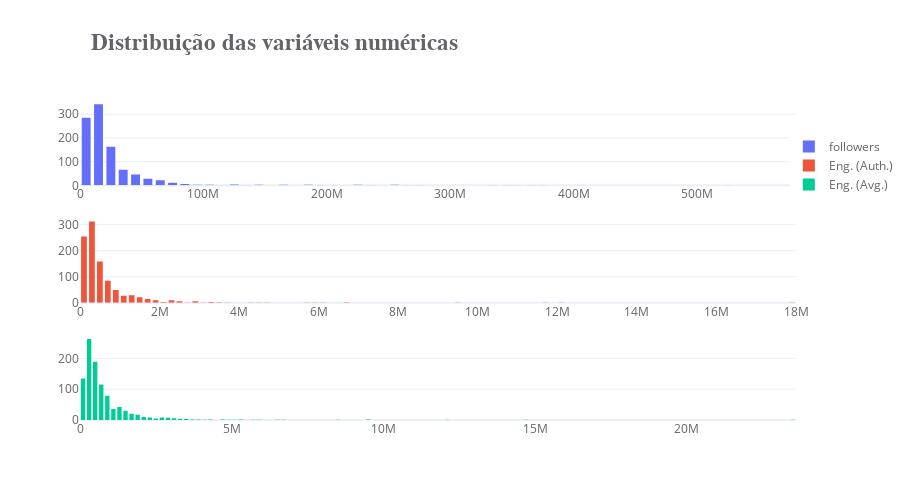

Notebook source saved alongside this figure:
### Markdown cell above
Agora que corrigimos os dados numéricos, vamos analisar suas distribuições.

### Code cell
# Criando a figura
fig = make_subplots(rows=3, cols=1)

# Plotando as variáveis em um gráfico subplot
for index, col in enumerate(num_cols, start=1):
    fig.add_trace(go.Histogram(x = df_instagram[col], name=col), row=index, col=1)
    
# Atualizando o layout
fig.update_layout(
    title='<b>Distribuição das variáveis numéricas</b>',
    title_font=dict(size=23, family="Arial"),
    font_color='#646369',
    bargap=0.20,
    bargroupgap=0.1,
    template='plotly_white',
    legend=dict(yanchor="top", y=0.90, xanchor="left", x=0.99, title=None),
    yaxis=dict(showticklabels=True, showgrid=True),
    xaxis=dict(showgrid=False),
    title_x=0.1,
    width=910,
    height=500
)
    
fig.show()

### Figure 1 — Plotly figure (JSON) as saved in the notebook; plotly's stock layout.template omitted (floating-point values rounded to 4 significant figures; data arrays with more than 128 entries replaced by an {"elided": "..."} marker saying what was removed)
{"data": [{"name": "followers", "type": "histogram", "x": {"elided": "1000 int values"}, "xaxis": "x", "yaxis": "y"}, {"name": "Eng. (Auth.)", "type": "histogram", "x": {"elided": "1000 int values"}, "xaxis": "x2", "yaxis": "y2"}, {"name": "Eng. (Avg.)", "type": "histogram", "x": {"elided": "1000 int values"}, "xaxis": "x3", "yaxis": "y3"}], "layout": {"bargap": 0.2, "bargroupgap": 0.1, "font": {"color": "#646369"}, "height": 500, "legend": {"title": {}, "x": 0.99, "xanchor": "left", "y": 0.9, "yanchor": "top"}, "title": {"font": {"family": "Arial", "size": 23}, "text": "<b>Distribuição das variáveis numéricas</b>", "x": 0.1}, "width": 910, "xaxis": {"anchor": "y", "domain": [0, 1], "showgrid": false}, "xaxis2": {"anchor": "y2", "domain": [0, 1]}, "xaxis3": {"anchor": "y3", "domain": [0, 1]}, "yaxis": {"anchor": "x", "domain": [0.7333, 1], "showgrid": true, "showticklabels": true}, "yaxis2": {"anchor": "x2", "domain": [0.3667, 0.6333]}, "yaxis3": {"anchor": "x3", "domain": [0, 0.2667]}}}
